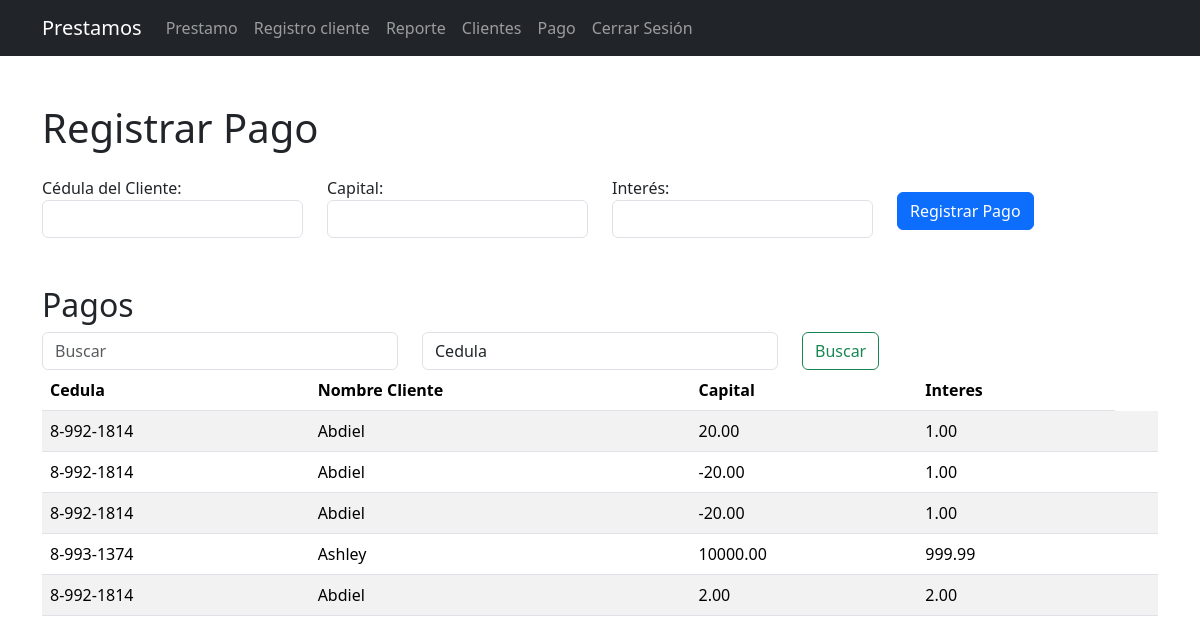
Page /pago.php (signed in) on the committed database.
### tables this page shows
CREATE TABLE `pagos` (
  `id` int(11) NOT NULL,
  `cedula_cliente` varchar(10) DEFAULT NULL,
  `nombre_cliente` varchar(255) DEFAULT NULL,
  `capital` decimal(10,2) DEFAULT 0.00,
  `interes` decimal(10,2) DEFAULT 0.00,
  `fecha` date DEFAULT curdate()
);

### class/modelo.php (called while the page is built, shortened)
<?php
class modeloCredencialesBD{
    public function __construct()
    {
        $this->_db=new mysqli(DB_HOST, DB_USER, DB_PASS ,DB_NAME);
    }
}
?>

### crud/pago_busca.php (called while the page is built)
<?php
require_once('class/functions.php');
$obj_funciones = new funciones();
if ($_SERVER["REQUEST_METHOD"] == "POST") {
    $search = $_POST['search'];
    $search_field = $_POST['search_field'];
    $allowed_fields = ['cedula_cliente', 'nombre_cliente'];
    if (!in_array($search_field, $allowed_fields)) {
        header("Location: ../error.php");
        exit();
    }
    $pago = $obj_funciones->buscar_todo("pago", $search, $search_field);
} else {
    $pago = $obj_funciones->obtener_todo("pagos");
}
?>

### class/functions.php (called while the page is built, shortened)
<?php
require_once('modelo.php');
class funciones extends modeloCredencialesBD{
    public function obtener_todo($cadena) {
        $query = "CALL sp_" . "$cadena";
        $consulta = $this->_db->query($query);
        if ($consulta) {
            $resultado = $consulta->fetch_all(MYSQLI_ASSOC);
            return $resultado;
        } else {
                    return array();
        }
    }
}
?>

### pago.php (the view, shortened to what this page needs)
<?php
require_once('class/navbar.php');
require_once('crud/pago_busca.php');
?>
<div class="container mt-5">
    <h1 class="mb-4">Registrar Pago</h1>
    <form action="crud/pago2.php" method="post" class="row">
        <div class="form-group col-md-3">
            <label for="cedula_cliente">Cédula del Cliente:</label>
            <input type="text" class="form-control" id="cedula_cliente" name="cedula_cliente" required>
        </div>
        <div class="form-group col-md-3">
            <label for="capital">Capital:</label>
            <input type="number" class="form-control" id="capital" name="capital" step="0.01" required>
        </div>
        <div class="form-group col-md-3">
            <label for="interes">Interés:</label>
            <input type="number" class="form-control" id="interes" name="interes" step="0.01" required>
        </div>
        <div class="col-md-3 mt-3">
            <button type="submit" class="btn btn-primary">Registrar Pago</button>
        </div>
    </form>
    <h2 class="mt-5">Pagos</h2>
    <form action="<?php echo $_SERVER['PHP_SELF']; ?>" method="post" class="form-inline my-2 my-lg-0">
        <div class="row">
            <div class="col">
                <input class="form-control" type="search" placeholder="Buscar" aria-label="Search" name="search">
            </div>
            <div class="col">
            <select class="form-control" name="search_field">
    <option value="cedula_cliente">Cedula</option>
</select>
            </div>
            <div class="col">
                <button class="btn btn-outline-success" type="submit">Buscar</button>
            </div>
        </div>
    </form>
    <table class="table table-striped">
        <thead>
            <tr>
                <th>Cedula</th>
                <th>Nombre Cliente</th>
                <th>Capital</th>
                <th>Interes</th>
            </tr>
        </thead>
        <tbody>
            <?php
            foreach ($pago as $pago) {
                echo "<tr>";
                echo "<td>{$pago['cedula_cliente']}</td>";
                echo "<td>{$pago['nombre_cliente']}</td>";
                echo "<td>{$pago['capital']}</td>";
                echo "<td>{$pago['interes']}</td>";
                echo "<td>";
                echo "</td>";
                echo "</tr>";
            }
            ?>
        </tbody>
    </table>
</div>
</body>
</html>

### class/navbar.php (shortened to what this page needs)
<!DOCTYPE html>
<html lang="es">
<head>
    <link rel="stylesheet" href="./css/bootstrap.min.css">
</head>
<body>
<nav class="navbar navbar-expand-lg navbar-dark bg-dark flex-column">
    <div class="container">
        <a class="navbar-brand" href="presentacion.php">Prestamos</a>
        <div class="collapse navbar-collapse" id="navbarNav">
            <ul class="navbar-nav">
                <li class="nav-item">
                    <a class="nav-link" href="prestar.php">Prestamo</a>
                </li>
                <li class="nav-item">
                    <a class="nav-link" href="registro_cliente.php">Registro cliente</a>
                </li>
                <li class="nav-item">
                    <a class="nav-link" href="reporte.php">Reporte</a>
                </li>
                <li class="nav-item">
                    <a class="nav-link" href="cliente.php">Clientes</a>
                </li>
                <li class="nav-item">
                    <a class="nav-link" href="pago.php">Pago</a>
                </li>
                <li class="nav-item">
                    <a class="nav-link" href="crud/logout.php">Cerrar Sesión</a></li>
            </ul>
        </div>
    </div>
</nav>
</body>

### rows in the picture
pagos: cedula_cliente "8-992-1814", nombre_cliente "Abdiel", capital "20.00", interes "1.00"
pagos: cedula_cliente "8-992-1814", nombre_cliente "Abdiel", capital "-20.00", interes "1.00"
pagos: cedula_cliente "8-992-1814", nombre_cliente "Abdiel", capital "-20.00", interes "1.00"
pagos: cedula_cliente "8-993-1374", nombre_cliente "Ashley", capital "10000.00", interes "999.99"
pagos: cedula_cliente "8-992-1814", nombre_cliente "Abdiel", capital "2.00", interes "2.00"
